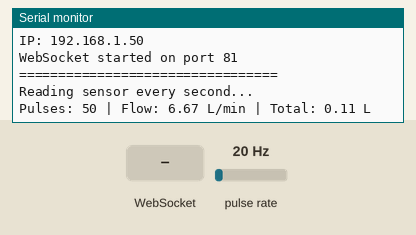
This sketch was run on a simulated ESP32. Parts: the last lines printed to the serial monitor. Wiring (inferred from the names in the program): pulse sensor: data GPIO 13. The test bench sets the inputs (shaded band); at power-on: pulse rate 20 Hz. WiFi joins after 1.5 s; servers stay silent unless stated.

Above: at 3.7 s.
3.8 s: WebSocket text "1" received
At 4.4 s:
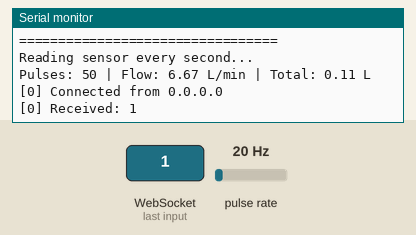
5.3 s: pulse rate (sensor on GPIO 13) set to 4 Hz
At 6.3 s:
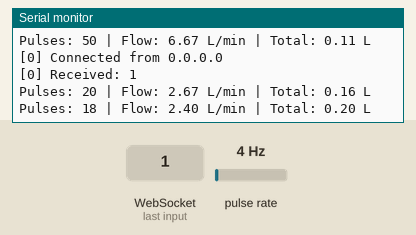
6.8 s: WebSocket text "0" received
At 7.4 s:
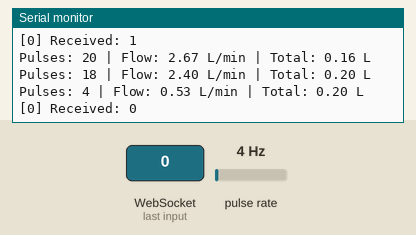
8.3 s: pulse rate (sensor on GPIO 13) set to 50 Hz
At 8.9 s:
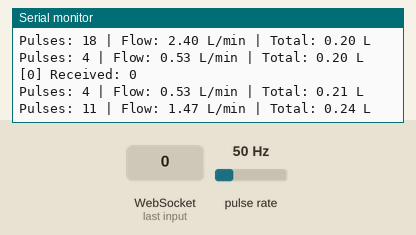
Timing chart, 0 to 10.8 s (numbered marks = the images above; inputs shaded):
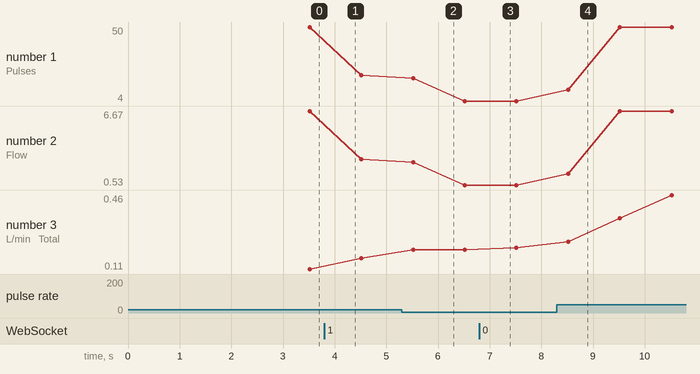

Measured:
- after the input at 3.8 s, the serial monitor: prints a new line at once (image 1)
- after the input at 5.3 s, the serial monitor: prints a new line after 0.22 s (image 2)
- after the input at 6.8 s, the serial monitor: prints a new line at once (image 3)
- after the input at 8.3 s, the serial monitor: prints a new line after 0.22 s (image 4)
- plotted number 1: 20 → 4 after the input at 5.3 s, 4 → 50 after the input at 8.3 s
- plotted number 2: 2.67 → 0.53 after the input at 5.3 s, 0.53 → 6.67 after the input at 8.3 s
- plotted number 3: 0.21 → 0.46 after the input at 8.3 s

The sketch:

esp32_websocket_server.ino
```cpp
/*
 * ESP32 Water Flow Sensor + WebSocket Server
 *
 * WIRING:
 * - Flow Sensor RED wire    -> ESP32 3.3V or 5V
 * - Flow Sensor BLACK wire  -> ESP32 GND
 * - Flow Sensor YELLOW wire -> ESP32 GPIO 13
 */

#include <WiFi.h>
#include <WebSocketsServer.h>

// ========== CHANGE THESE TO YOUR WIFI CREDENTIALS ==========
const char* ssid = "WdoZ";
const char* password = "PwKQCEFw";
// ===========================================================

const char* SENSOR_ID = "S001";

// Water Flow Sensor Pin - Try GPIO 13 (more reliable for interrupts)
#define SENSOR_PIN 13

// WebSocket server on port 81
WebSocketsServer webSocket = WebSocketsServer(81);

// Flow sensor variables
volatile int pulseCount = 0;
float flowRate = 0.0;
float totalLiters = 0.0;
unsigned long lastTime = 0;

// Interrupt function to count pulses
void IRAM_ATTR pulseCounter() {
  pulseCount++;
}

void webSocketEvent(uint8_t num, WStype_t type, uint8_t* payload, size_t length) {
  switch (type) {
    case WStype_DISCONNECTED:
      Serial.printf("[%u] Disconnected!\n", num);
      break;
    case WStype_CONNECTED:
      {
        IPAddress ip = webSocket.remoteIP(num);
        Serial.printf("[%u] Connected from %d.%d.%d.%d\n", num, ip[0], ip[1], ip[2], ip[3]);
        sendFlowData(num);
      }
      break;
    case WStype_TEXT:
      Serial.printf("[%u] Received: %s\n", num, payload);
      break;
  }
}

void sendFlowData(uint8_t clientNum) {
  String jsonData = "{\"sensorId\":\"" + String(SENSOR_ID) + "\",\"flowRate\":" + String(flowRate, 2) + "}";
  webSocket.sendTXT(clientNum, jsonData);
}

void broadcastFlowData() {
  String jsonData = "{\"sensorId\":\"" + String(SENSOR_ID) + "\",\"flowRate\":" + String(flowRate, 2) + "}";
  webSocket.broadcastTXT(jsonData);
}

void setup() {
  Serial.begin(115200);
  delay(1000);

  Serial.println("\n=================================");
  Serial.println("ESP32 Water Flow Sensor Server");
  Serial.println("=================================");
  Serial.print("Sensor Pin: GPIO ");
  Serial.println(SENSOR_PIN);

  // Setup flow sensor pin
  pinMode(SENSOR_PIN, INPUT_PULLUP);
  attachInterrupt(digitalPinToInterrupt(SENSOR_PIN), pulseCounter, FALLING);

  // Connect to WiFi
  Serial.print("Connecting to WiFi: ");
  Serial.println(ssid);

  WiFi.begin(ssid, password);

  int attempts = 0;
  while (WiFi.status() != WL_CONNECTED && attempts < 30) {
    delay(500);
    Serial.print(".");
    attempts++;
  }

  if (WiFi.status() == WL_CONNECTED) {
    Serial.println("\n*** WiFi Connected! ***");
    Serial.print("IP: ");
    Serial.println(WiFi.localIP());
  } else {
    Serial.println("\nWiFi FAILED!");
  }

  // Start WebSocket server
  webSocket.begin();
  webSocket.onEvent(webSocketEvent);
  Serial.println("WebSocket started on port 81");
  Serial.println("=================================");
  Serial.println("Reading sensor every second...\n");

  // Initialize timer
  lastTime = millis();
}

void loop() {
  webSocket.loop();

  // Print every second
  if (millis() - lastTime >= 1000) {

    // Read pulse count
    noInterrupts();
    int count = pulseCount;
    pulseCount = 0;
    interrupts();

    // Calculate flow rate (7.5 pulses = 1 L/min for most sensors)
    flowRate = count / 7.5;
    totalLiters += (flowRate / 60.0);

    // Print status
    Serial.print("Pulses: ");
    Serial.print(count);
    Serial.print(" | Flow: ");
    Serial.print(flowRate, 2);
    Serial.print(" L/min | Total: ");
    Serial.print(totalLiters, 2);
    Serial.println(" L");

    // Send to Flutter
    broadcastFlowData();

    lastTime = millis();
  }
}
```
